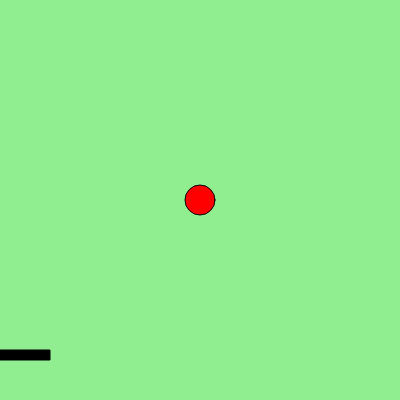
Frame 1 (no input)
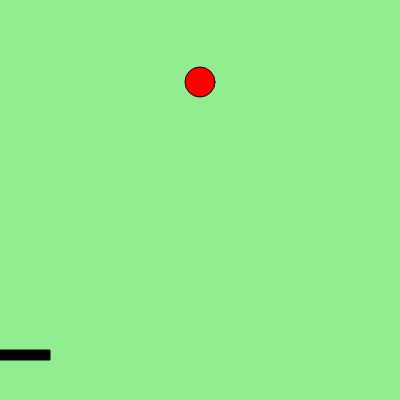
Frame 60 (no input)
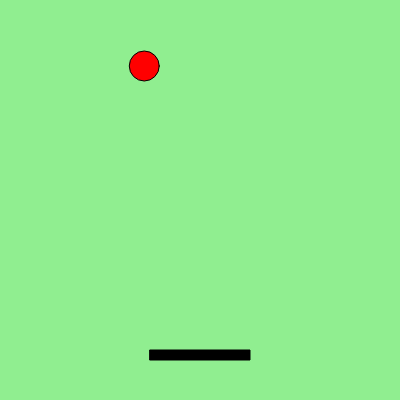
Frame 120 (the mouse pressed at the canvas centre since frame 60)

The p5.js sketch that drew these frames (run headless with seeded random() and noise() and a simulated clock; from frame 60 on, the mouse is pressed at the canvas centre):

// p5.js sketch
// ── sketch.js
// Diana Connolly
// Section A, Tuesdays at 9:00AM
// dconnoll@andrew.cmu.edu
// Assignment-03-B

var ballX = 200;
var ballY = 200;
var dir = 1;
var horizontalV = 0;
var verticalV = 2;
var paddleWidth = 100;
var ballSize = 30;


function setup() {
    createCanvas(400, 400);
}

function draw() {
	background("LightGreen");
	
	//The ball
	fill("red");
	ellipse(ballX, ballY, ballSize, ballSize);
	
	//The paddle
	fill(0);
	rect(mouseX-paddleWidth/2, 350 , paddleWidth, 10);
	
  ballMove(); //makes the ball move
  checkCollisions(); //checks to see if the ball has hit a wall or paddle
}

function ballMove() {
    ballY -= dir*verticalV;
    ballX += dir*horizontalV;
}

function checkCollisions() {
  if (ballY < 400 + ballSize/2) //if ball is on the screen
  {
  //if ball hits top wall
    if (ballY < ballSize/2) {
        dir = -dir;
        horizontalV = random(-5,5);
    } 

  //if ball hits right or left wall
    if (ballX > width - ballSize/2 || ballX<(ballSize/2) && ballY < 400){
        dir = -dir;
        verticalV = random(-5,5);
    }

  //if ball hits paddle
    if (ballY + ballSize/2 >=350 && ballY + ballSize/2 < 360 && ballX>=mouseX-paddleWidth/2 && ballX<=mouseX+paddleWidth/2) {
        dir = -dir;
        horizontalV = random(-5,5);
    }
  }
  
//Reset to beginning once ball goes off the screen
    if (ballY > 580) {
        ballX = 200;
        ballY = 200;
        dir = 1;
        horizontalV = 0;
        verticalV = 2; 
    }
}
